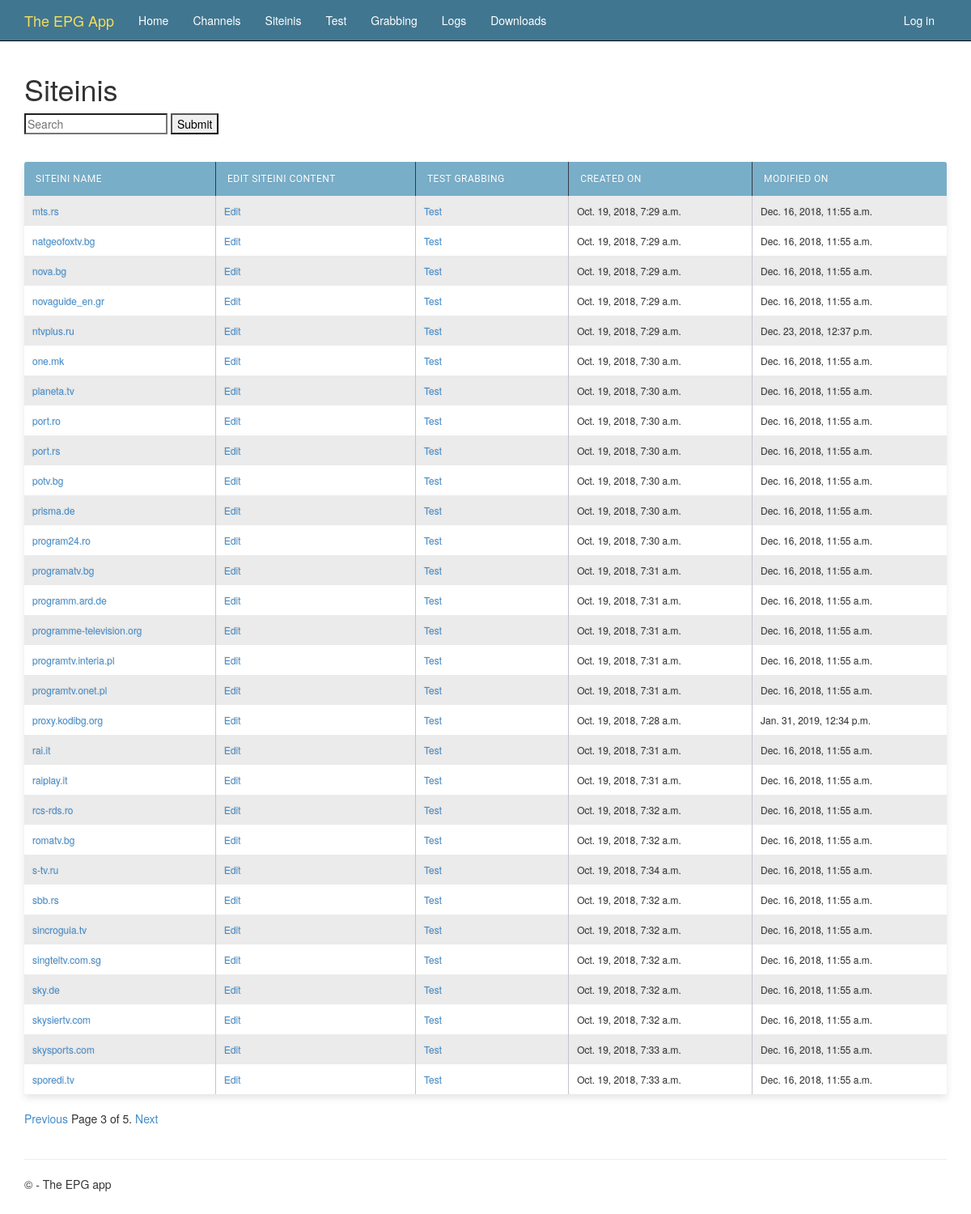
Page /siteinis/?page=3 on the earlier database version.
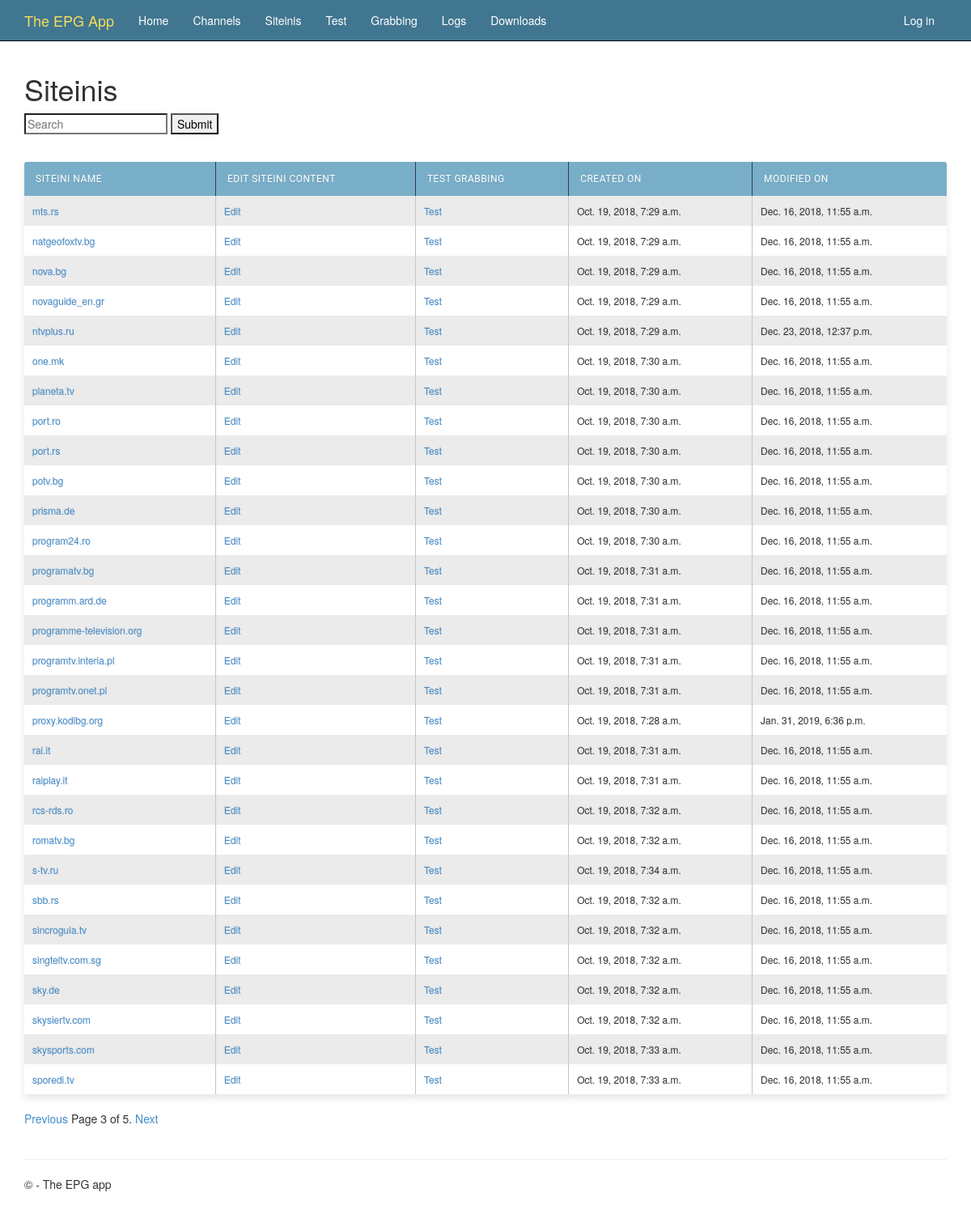
Same page on the later database version.
### epgapp/models.py (models this page shows, shortened)
class Siteini(models.Model):
  import uuid
  name     = models.CharField('Name of siteini file', max_length=32)
  slug     = models.SlugField('Slug', unique=False, default="", help_text='How it appears in URL')
  enabled  = models.BooleanField(default=True)
  content  = models.TextField()
  created  = models.DateTimeField(auto_now_add=True)
  modified = models.DateTimeField(auto_now=True)
  def get_absolute_url(self):
    return reverse('siteini-detail', args=[str(self.slug)])
  class Meta:
    ordering = ['name']
    verbose_name_plural = '       Siteinis'

### epgapp/views.py (the view)
# urls.py: url(r'^siteinis/$', epgapp.views.SiteiniListView.as_view(), name='siteini-list'),
class SiteiniListView(ListView):
    model = Siteini
    paginate_by = 30
    def get_context_data(self, **kwargs):
        context = super().get_context_data(**kwargs)
        context['now'] = timezone.now()
        return context
    def get_queryset(self):
      result = super(SiteiniListView, self).get_queryset()
      q = self.request.GET.get('q')
      if q:
        result = result.filter(name__icontains=q)
      return result

### epgapp/templates/epgapp/siteini_list.html
{% extends "layout.html" %}
{% block content %}
<h1>Siteinis</h1>
<form id="searchform" action="{% url 'siteini-list' %}" method="GET" accept-charset="utf-8">
    <input class="searchfield" id="searchbox" name="q" type="text" placeholder="Search">
    <input class="" type="submit" value="Submit"/>
</form>
<br />
<table class="maintable">
    <thead>
        <tr>
            <th>Siteini name</th>
            <th>Edit siteini content</th>
            <th>Test grabbing</th>
            <th>Created on</th>
            <th>Modified on</th>
        </tr>
    </thead>
    <tbody>
    {% for o in object_list %}
        {% if o.enabled %}
        <tr>
            <td><a href="{{ o.get_absolute_url }}">{{ o.name }}</a></td>
            <td><a href="{% url 'admin:epgapp_siteini_change' o.id %}">Edit</a></td>
            <td><a href="{% url 'siteini-test' %}#{{o.name}}">Test</a></td>
            <td>{{ o.created }}</td>
            <td>{{ o.modified }}</td>
        </tr>
        {% endif %}
    {% empty %}
        <tr><td colspan="3">No stats yet.</td></tr>
    {% endfor %}
    </tbody>
</table>
{% if is_paginated %}
    <div class="pagination">
        <span class="page-links">
            {% if page_obj.has_previous %}
                <a href="{% url 'siteini-list' %}?page={{ page_obj.previous_page_number }}">Previous</a>
            {% endif %}
            <span class="page-current">
                Page {{ page_obj.number }} of {{ page_obj.paginator.num_pages }}.
            </span>
            {% if page_obj.has_next %}
                <a href="{% url 'siteini-list' %}?page={{ page_obj.next_page_number }}">Next</a>
            {% endif %}
        </span>
    </div>
{% endif %}
{% endblock %}

Differences in the rows shown:
changed Siteini "proxy.kodibg.org": modified "Jan. 31, 2019, 12:34 p.m." → "Jan. 31, 2019, 6:36 p.m."
